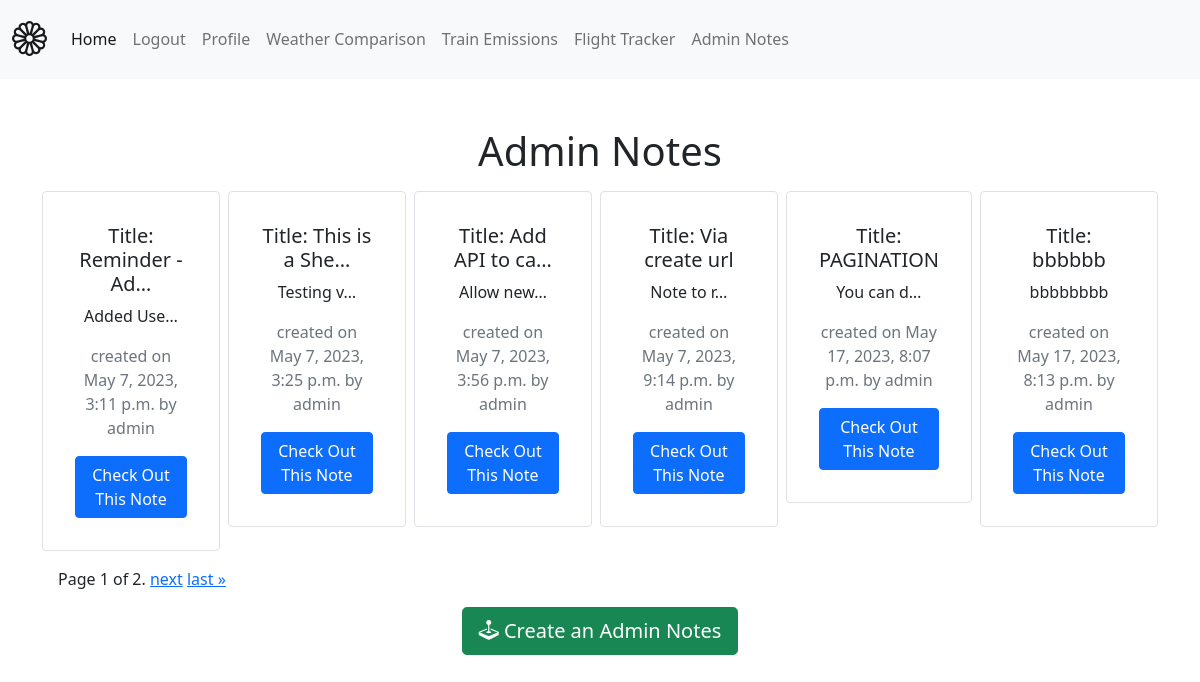
The page /internal/notes/ (signed in) on the database its author committed.
### notes/models.py (models this page shows)
class Notes(models.Model):
    title = models.CharField(max_length=200)
    content = models.TextField()
    created_at = models.DateTimeField(auto_now_add=True) # auto_now_add=True -> auto set date and time when note is created

### notes/views.py (the view)
# urls.py: path("notes/", views.notes_list, name="notes_list"), # name can be used to refer to this url in templates via <a href="{% url 'notes_list' %}">Notes</a>
@login_required(login_url='login')
def notes_list(request):
    all_notes = Notes.objects.all() # get all notes from db
    paginator = Paginator(all_notes, 6) # split notes into pages of 4
    try:
        page_number = request.GET.get("page")
        page_obj = paginator.get_page(page_number)
        return render(request, 'notes/notes_list.html', {"page_obj": page_obj}) # return request, template, context
    except EmptyPage:
        page_obj = paginator.get_page(paginator.num_pages)
        return render(request, 'notes/notes_list.html', {"page_obj": page_obj})
    except PageNotAnInteger:
        page_obj = paginator.get_page(1)
        return render(request, 'notes/notes_list.html', {"page_obj": page_obj})

### notes/templates/notes/notes_list.html (shortened to what this page needs)
{% extends "base.html" %}
{% block content %}
<h1 class="m-3"> Admin Notes</h1>
<div class="card-group row row-cols3 g-2">
{% for note in page_obj %}
    <div class="col">
        <div class="p-3 border card">
            <div class="card-body">
                <h5 class="card-title">Title: {{ note.title|truncatechars:14 }}</h5>
                <p class="card-text">{{ note.content|truncatechars:10 }}</p>
                <p class="text-muted">created on {{ note.created_at }} by admin </p>
                <a href="{% url 'notes_list' %}{{note.id}}" type="button" class="btn btn-primary">Check Out This Note</a>
            </div>
        </div>
    </div>
{% endfor %}
</div>
<div class="pagination m-3">
    <span class="step-links">
        <span class="current">
            Page {{ page_obj.number }} of {{ page_obj.paginator.num_pages }}.
        </span>
        {% if page_obj.has_next %}
            <a href="?page={{ page_obj.next_page_number }}">next</a>
            <a href="?page={{ page_obj.paginator.num_pages }}">last &raquo;</a>
        {% endif %}
    </span>
</div>
<a href="{% url 'notes_create' %}" type="button" class="btn btn-success btn-lg"><i class="bi bi-joystick"></i> Create an Admin Notes</a>
{% endblock %}

### rows shown on the page
Notes: title "Reminder - Ad…", content "Added Use…", created_at "May 7, 2023, 3:11 p.m."
Notes: title "This is a She…", content "Testing v…", created_at "May 7, 2023, 3:25 p.m."
Notes: title "Add API to ca…", content "Allow new…", created_at "May 7, 2023, 3:56 p.m."
Notes: title "Via create url", content "Note to r…", created_at "May 7, 2023, 9:14 p.m."
Notes: title "PAGINATION", content "You can d…", created_at "May 17, 2023, 8:07 p.m."
Notes: title "bbbbbb", content "bbbbbbbb", created_at "May 17, 2023, 8:13 p.m."

### other values the page prints
{{ page_obj.number }} "1"
{{ page_obj.paginator.num_pages }} "2"
